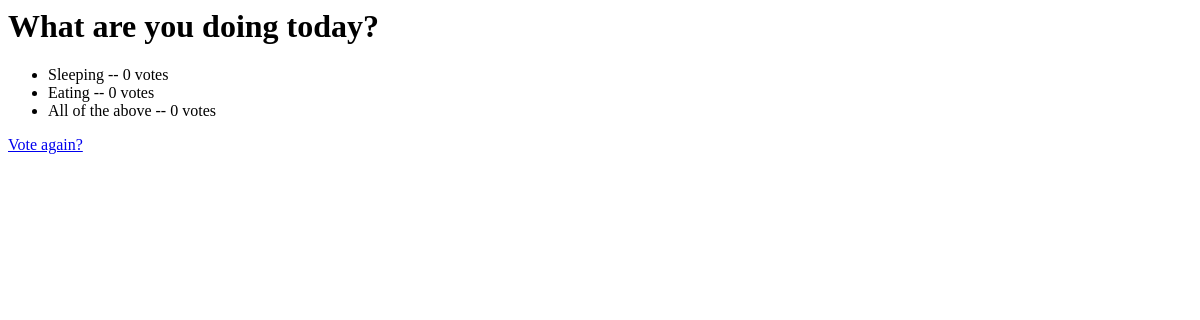
The page /polls/2/results/ on the database as committed earlier.
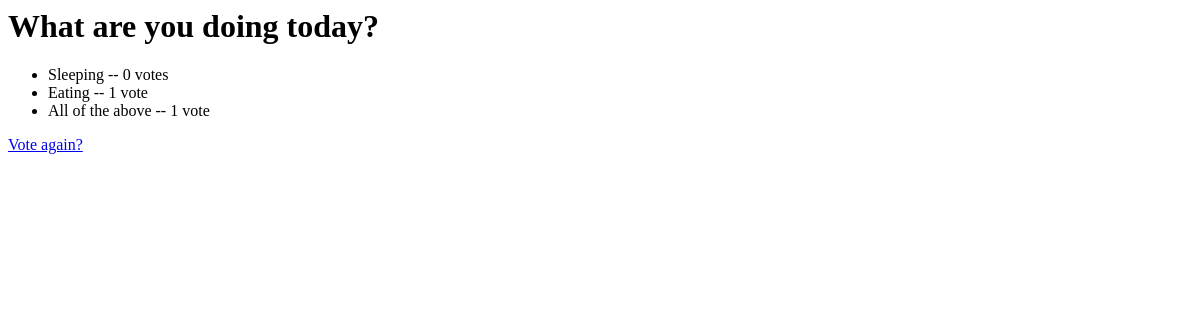
The same page on the database as committed later.
### polls/models.py (models this page shows, shortened)
class Question(models.Model):
	question_text = models.CharField(max_length=200)
	pub_date = models.DateTimeField('date published')

class Choice(models.Model):
	question = models.ForeignKey(Question)
	choice_text = models.CharField(max_length=200)
	votes = models.IntegerField(default=0)

### polls/views.py (the view)
# urls.py: url(r'^(?P<question_id>\d+)/results/$', views.results, name = 'results'),
def results(request, question_id):
	q = Question.objects.get(pk=question_id)
	return render(request, 'polls/results.html', {'question': q})

### polls/templates/polls/results.html
<h1>{{ question.question_text }}</h1>
<ul>
	{% for choice in question.choice_set.all %}
		<li>{{choice.choice_text}} -- {{choice.votes}} vote{{choice.votes|pluralize}}</li>
	{% endfor %}
</ul>
<a href="{% url 'polls:detail' question.id %}">Vote again?</a>

Rows that differ between the two databases and show on the page:
changed Choice "Eating": votes "0" → "1"
changed Choice "All of the above": votes "0" → "1"
